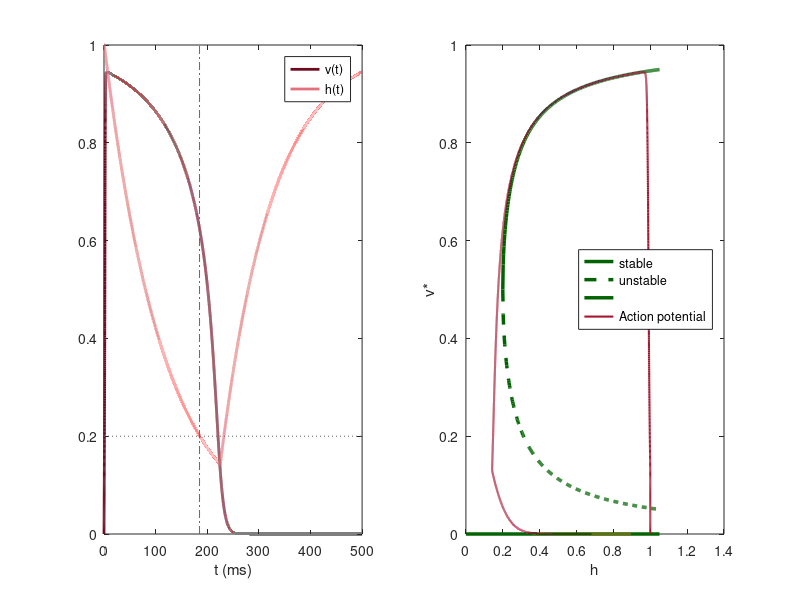

The MATLAB script that drew this image:
% Fig. 3.24: Action potential of the Mitchell-Schaeffer model (book, Section 3.5, Eq. 3.29 and 3.30)
% stimulus at t = 0; left v(t) and h(t), right steady states of v as a function of h and the path of the action potential
% (c) 2026 Philipp Kügler · Program for the book "Dynamical Systems in the Life Sciences" · MIT License (see LICENSE)
tin = 0.3; tout = 6; topen = 100; tclose = 115; vgate = 0.13;   % parameters in ms
hc = 4 * tin / tout;
J = 0.2; dauer = 2; dt = 0.01;

T = 500; reize = 0; h_fest = false;
N = round(T / dt); t = dt * (0:N);
Jt = zeros(1, N + 1);
for s = reize
    Jt(t >= s - 1e-9 & t < s + dauer - 1e-9) = J;  % stimulus current J for 'dauer' ms from each stimulus
end
v = zeros(1, N + 1); h = ones(1, N + 1);
for n = 1:N                                         % Euler's method
    dv = h(n) * v(n)^2 * (1 - v(n)) / tin - v(n) / tout + Jt(n);
    if h_fest, dh = 0;
    elseif v(n) < vgate, dh = (1 - h(n)) / topen;
    else, dh = -h(n) / tclose;
    end
    v(n + 1) = v(n) + dt * dv; h(n + 1) = h(n) + dt * dh;
end
d = t(find(diff(sign(v - 0.1)) ~= 0));              % start and end of the action potentials (v = 0.1)
apd = d(2) - d(1);
tf = tclose * log(1 / hc);
fprintf('APD = %.1f ms,  h = h_c after tclose ln(1/h_c) = %.1f ms\n', apd, tf);
subplot(1, 2, 1);
plot(t, v, 'Color', [0.43 0.04 0.12], 'LineWidth', 2); hold on
plot(t, h, 'Color', [0.89 0.44 0.49], 'LineWidth', 2);
plot([0 500], [hc hc], ':', 'Color', [0.4 0.4 0.4]); plot([tf tf], [0 1], '-.', 'Color', [0.4 0.4 0.4]); hold off
xlabel('t (ms)'); legend('v(t)', 'h(t)');
subplot(1, 2, 2);
gruen = [0 0.39 0];
H = linspace(hc, 1.05, 400); W = sqrt(1 - hc ./ H);
plot(H, (1 + W) / 2, 'Color', gruen, 'LineWidth', 2.5); hold on
plot(H, (1 - W) / 2, '--', 'Color', gruen, 'LineWidth', 2.5);
plot([0 1.05], [0 0], 'Color', gruen, 'LineWidth', 2.5);
plot(h, v, 'Color', [0.64 0.08 0.18], 'LineWidth', 1.5); hold off
xlabel('h'); ylabel('v*'); legend('stable', 'unstable', '', 'Action potential', 'Location', 'east');
